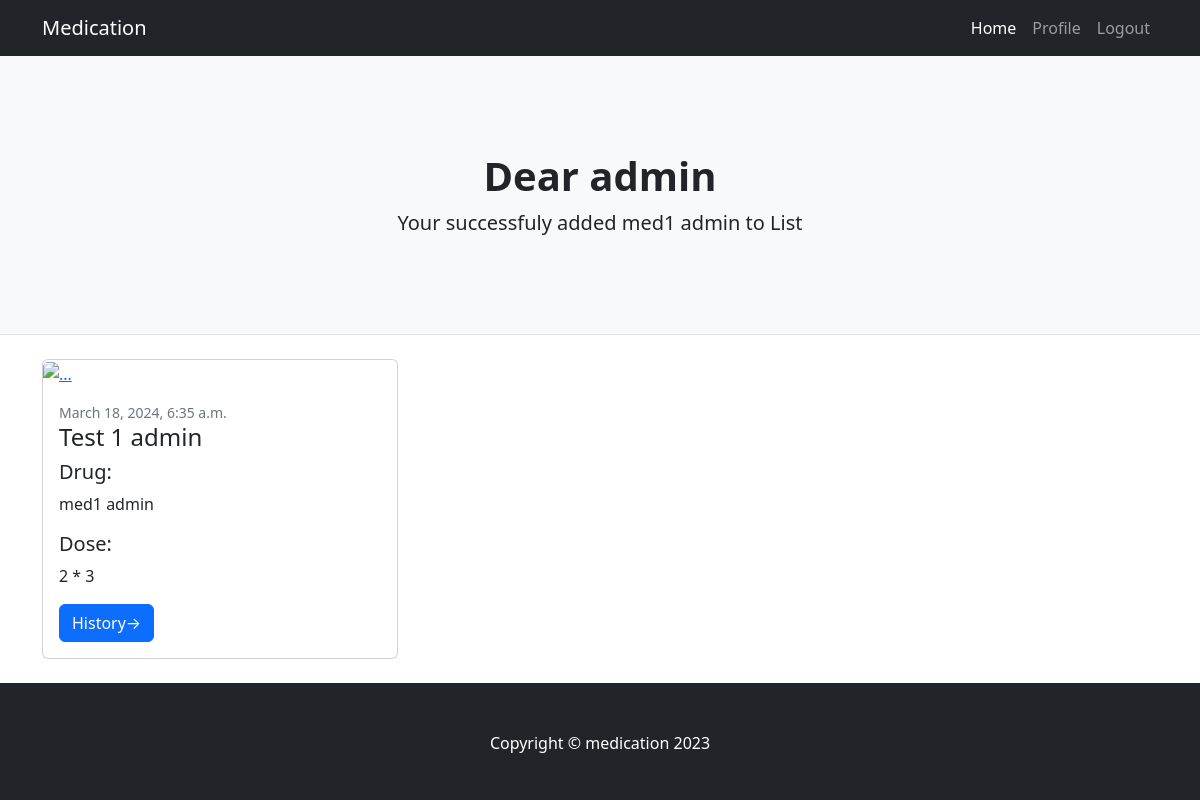
The page /profile/22/ (signed in) on the database its author committed.
### home/models.py (models this page shows, shortened)
class Medicine(models.Model):
    Disease = models.CharField(max_length = 50, null = False)
    Medication = models.TextField(null = False)
    Dose = models.CharField(max_length = 50, null = False)
    start = models.DateTimeField(default = timezone.now)
    end = models.DateTimeField()
    author = models.ForeignKey(User, on_delete = models.CASCADE, null = True)

### users/views.py (the view)
# urls.py: path("profile/<int:pk>/", views.SpecificMedication.as_view(template_name = "home/SpecificMedication.html"), name = "med_details"),
class SpecificMedication(LoginRequiredMixin, DetailView):
    model = Medicine

### home/templates/home/SpecificMedication.html (shortened to what this page needs)
{% extends "home/base.html" %}
{% block body %}
<header class="py-5 bg-light border-bottom mb-4">
    <div class="container">
        {% if request.user.is_authenticated %}
            <div class="text-center my-5">
                <h1 class="fw-bolder">Dear {{ request.user.username }} </h1>
                <p class="lead mb-0">Your successfuly added <b>{{ medicine.Medication }}</b> to List</p>
            </div>
        {% endif %}
    </div>
</header>
<div class="container">
    <div class="row">
        <div class="col-lg-8">
            <div class="row">
                <div class="col-lg-6">
                    <div class="card mb-4">
                        <a href="#!"><img class="card-img-top" src="https://imgs.search.brave.com/5ccxYfWhRogljpdYzCFlMFVRWbw9913-31XeTlnuAnI/rs:fit:860:0:0/g:ce/aHR0cHM6Ly9tZWRp/YS5nZXR0eWltYWdl/cy5jb20vaWQvMTA0/MTE3MTg2L3Bob3Rv/L2RvY3Rvci1hbmQt/bnVyc2UtdGFsa2lu/Zy10by1wYXRpZW50/LWluLWhvc3BpdGFs/LmpwZz9zPTYxMng2/MTImdz0wJms9MjAm/Yz03bkc1UGJiZXNS/U2FnMUp2WW1tZDdp/TnQxMHQ1d1lPVk1z/RUFpakhkVGNNPQ" alt="..." /></a>
                        <div class="card-body">
                            <div class="small text-muted">{{ medicine.start }}</div>
                            <h2 class="card-title h4">{{ medicine.Disease }}</h2>
                            <h4 class="card-title h5">Drug: </h3>
                                <p class="card-text">{{ medicine.Medication }}</p>
                            <h4 class="card-title h5">Dose: </h3>
                                <p class="card-text">{{ medicine.Dose }}</p>
                            <a class="btn btn-primary" href="#!">History→</a>
                        </div>
                    </div>
                </div>
            </div>
        </div>
    </div>
</div>
{% endblock body %}

### rows shown on the page
Medicine: Medication "med1 admin", start "March 18, 2024, 6:35 a.m.", Disease "Test 1 admin", Dose "2 * 3"

### other values the page prints
{{ request.user.username }} "admin"
